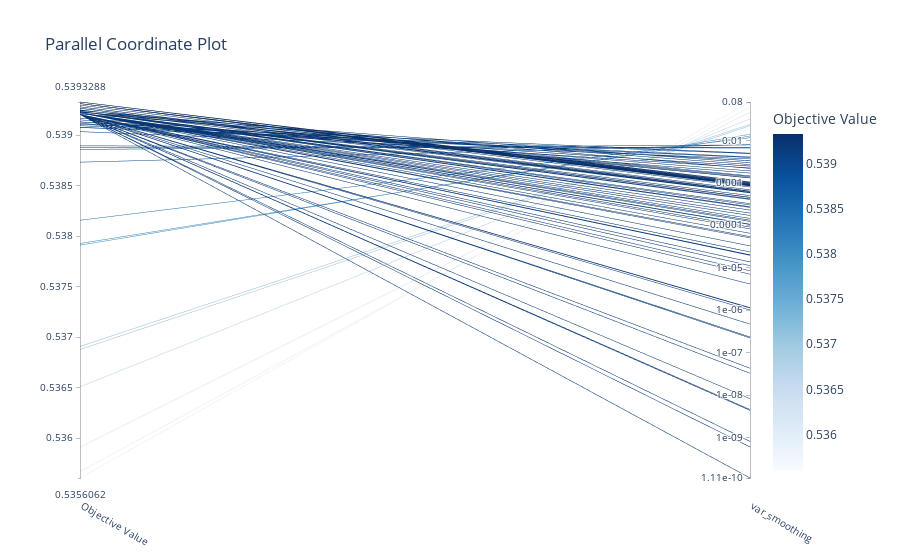

Notebook code cell kept with this figure:
### Code cell
optuna.visualization.plot_parallel_coordinate(study)
